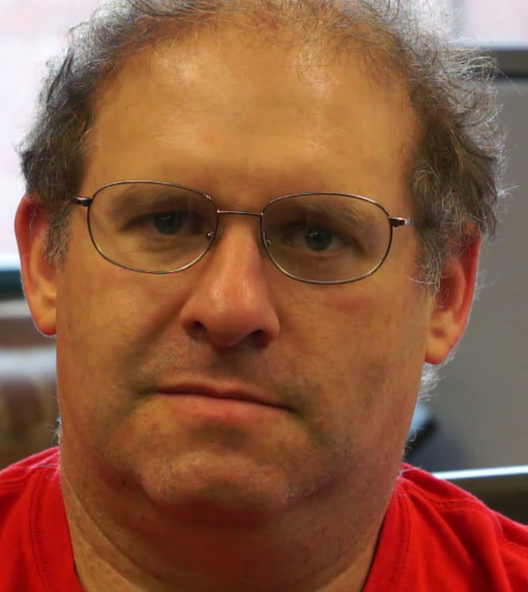
#> input picture frame 30 of color_mag/face.mp4, 528 x 592 px
$ jupyter execute color_mag_wIIR_filt.ipynb   (shell and % lines are left out)   (older library calls are emulated)
#> lines starting #> are read from the running program, lines starting #| are printed output that depends on the picture
# **Color Magnification**

In this notebook we will learn how to reveal hidden color vairations in a video! This is called color magnfiication.

[cell 1]
import os
from glob import glob
import numpy as np
import cv2
import matplotlib.pyplot as plt

Get video path

Add your datapath here
You get download videos used for this tutorial [here](http://people.csail.mit.edu/mrub/evm/)

[cell 2]
DATA_PATH = r"C:\Users\itber\Documents\learning\self_tutorials\phase_based\videos" # add your data path here

[cell 3]
VIDEO_NAME = "face.mp4"

VIDEO_PATH = os.path.join(DATA_PATH, VIDEO_NAME)

os.path.exists(VIDEO_PATH)

## Set Hyperparameters

[cell 4]
# video magnification factor
ALPHA = 50.0

# Gaussian Pyramid Level of which to apply magnfication?
LEVEL = 4

# Temporal Filter parameters
f_lo = 50/60
f_hi = 60/60

# OPTIONAL: override fs
MANUAL_FS = None
VIDEO_FS = None

# video frame scale factor
SCALE_FACTOR = 1.0

### Colorspace Functions

[cell 5]
## Color spaces
def rgb2yiq(rgb):
    """ Converts an RGB image to YIQ using FCC NTSC format.
        This is a numpy version of the colorsys implementation
        https://github.com/python/cpython/blob/main/Lib/colorsys.py
        Inputs:
            rgb - (N,M,3) rgb image
        Outputs
            yiq - (N,M,3) YIQ image
        """
    # compute Luma Channel
    y = rgb @ np.array([[0.30], [0.59], [0.11]])

    # subtract y channel from red and blue channels
    rby = rgb[:, :, (0,2)] - y

    i = np.sum(rby * np.array([[[0.74, -0.27]]]), axis=-1)
    q = np.sum(rby * np.array([[[0.48, 0.41]]]), axis=-1)

    yiq = np.dstack((y.squeeze(), i, q))

    return yiq


def bgr2yiq(bgr):
    """ Coverts a BGR image to float32 YIQ """
    # get normalized YIQ frame
    rgb = np.float32(cv2.cvtColor(bgr, cv2.COLOR_BGR2RGB))
    yiq = rgb2yiq(rgb)

    return yiq


def yiq2rgb(yiq):
    """ Converts a YIQ image to RGB.
        Inputs:
            yiq - (N,M,3) YIQ image
        Outputs:
            rgb - (N,M,3) rgb image
        """
    r = yiq @ np.array([1.0, 0.9468822170900693, 0.6235565819861433])
    g = yiq @ np.array([1.0, -0.27478764629897834, -0.6356910791873801])
    b = yiq @ np.array([1.0, -1.1085450346420322, 1.7090069284064666])
    rgb = np.clip(np.dstack((r, g, b)), 0, 1)
    return rgb


inv_colorspace = lambda x: cv2.normalize(
    yiq2rgb(x), None, 0, 255, cv2.NORM_MINMAX, cv2.CV_8UC3)

#### Get Video Frames

[cell 6]
frames = [] # frames for processing
cap = cv2.VideoCapture(VIDEO_PATH)

# video sampling rate
fs = cap.get(cv2.CAP_PROP_FPS)

idx = 0

while(cap.isOpened()):
    ret, frame = cap.read()
#> frame is the input picture: shape (592, 528, 3); mean B, G, R 62.8, 88.7, 140.4
    # if frame is read correctly ret is True
    if not ret:
        break

    if idx == 0:
        og_h, og_w, _ = frame.shape
#> og_h = 592; og_w = 528
        w = int(og_w*SCALE_FACTOR)
#> w = 528
        h = int(og_h*SCALE_FACTOR)
#> h = 592

    # convert normalized uint8 BGR to the desired color space
    # frame = cv2.cvtColor(frame, cv2.COLOR_BGR2RGB)
    frame = bgr2yiq(np.float32(frame/255))
#> in rgb2yiq, `y = rgb @ np.array([[0.30], [0.59], [0.11]])`:
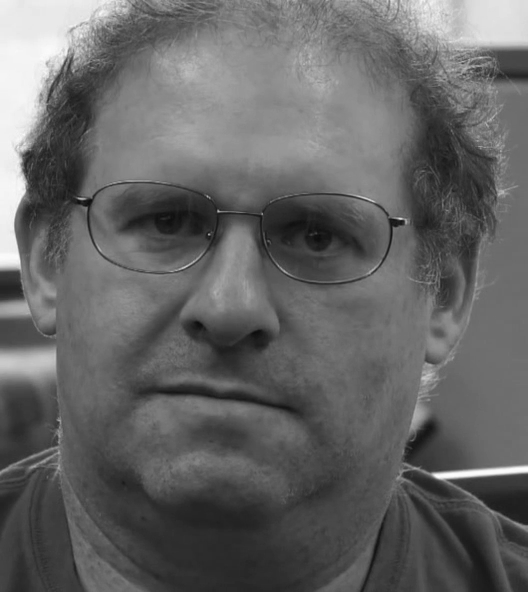
#> y: shape (592, 528, 1) float64; min 0.0458, max 0.996, mean 0.398
#> in rgb2yiq, `i = np.sum(rby * np.array([[[0.74, -0.27]]]), axis=-1)`:
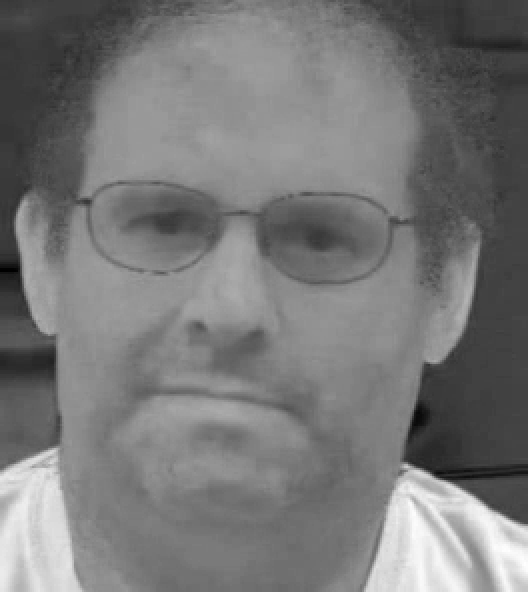
#> i: shape (592, 528) float64; min -0.14, max 0.482, mean 0.154; drawn with min black and max white
#> in rgb2yiq, `q = np.sum(rby * np.array([[[0.48, 0.41]]]), axis=-1)`:
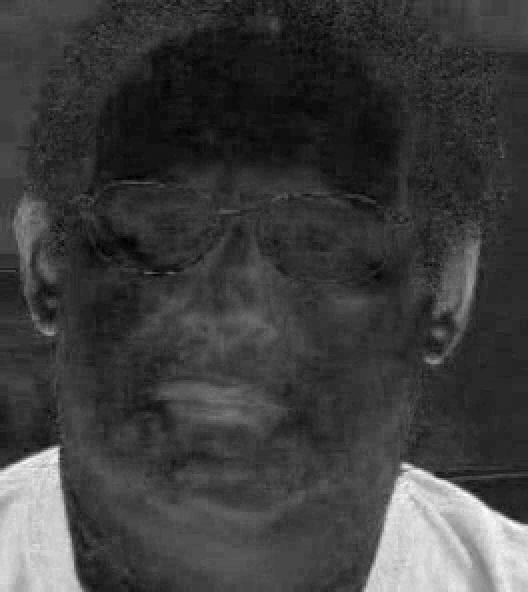
#> q: shape (592, 528) float64; min -0.0435, max 0.182, mean 0.0116; drawn with min black and max white
#> in rgb2yiq, `yiq = np.dstack((y.squeeze(), i, q))`:
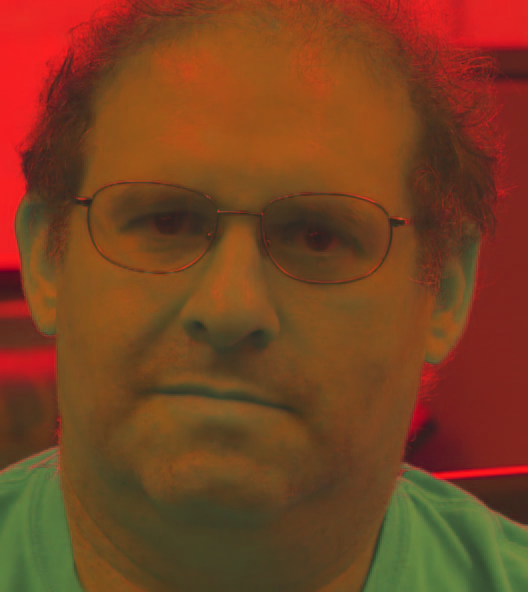
#> yiq: shape (592, 528, 3) float64; mean R, G, B 0.398, 0.154, 0.0116; drawn with min black and max white

    # append resized frame
    frames.append(cv2.resize(frame, (w, h)))

    idx += 1


cap.release()
cv2.destroyAllWindows()
del cap

$ run again, starting later in the video
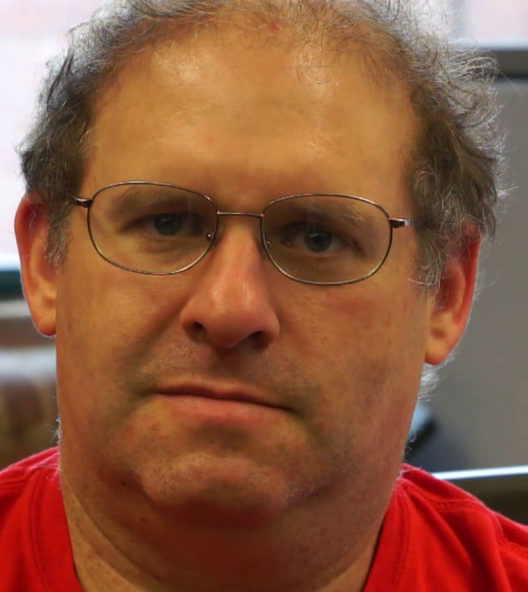
#> input picture frame 135 of color_mag/face.mp4, 528 x 592 px
#> frame is the input picture: shape (592, 528, 3); mean B, G, R 63.1, 88.5, 140.6
#> in rgb2yiq, `q = np.sum(rby * np.array([[[0.48, 0.41]]]), axis=-1)`:
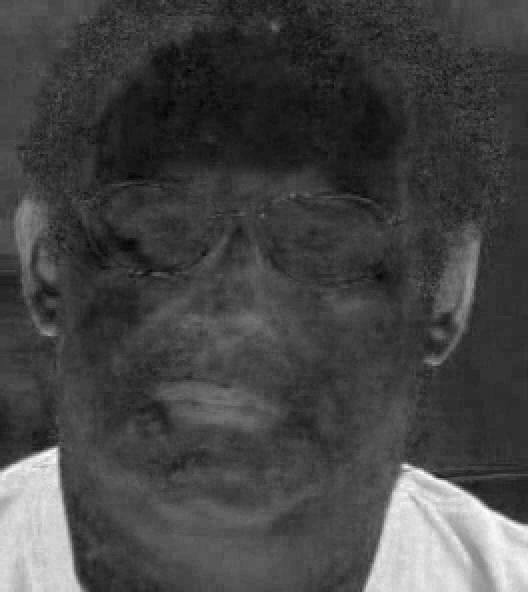
#> q: shape (592, 528) float64; min -0.049, max 0.177, mean 0.0124; drawn with min black and max white

$ run again, starting later in the video
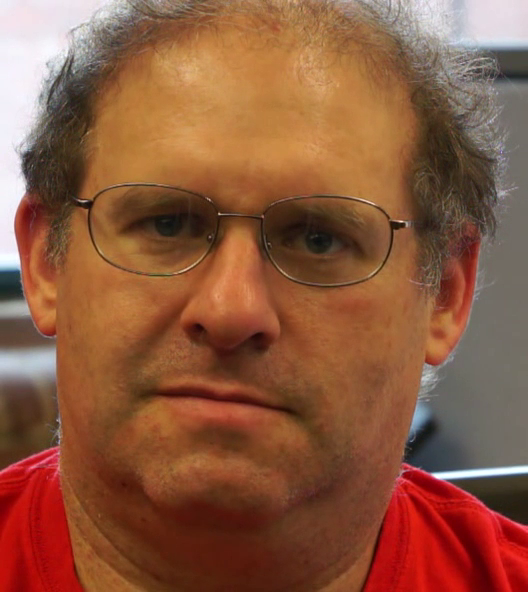
#> input picture frame 240 of color_mag/face.mp4, 528 x 592 px
#> frame is the input picture: shape (592, 528, 3); mean B, G, R 63, 88.8, 140.3
#> in rgb2yiq, `q = np.sum(rby * np.array([[[0.48, 0.41]]]), axis=-1)`:
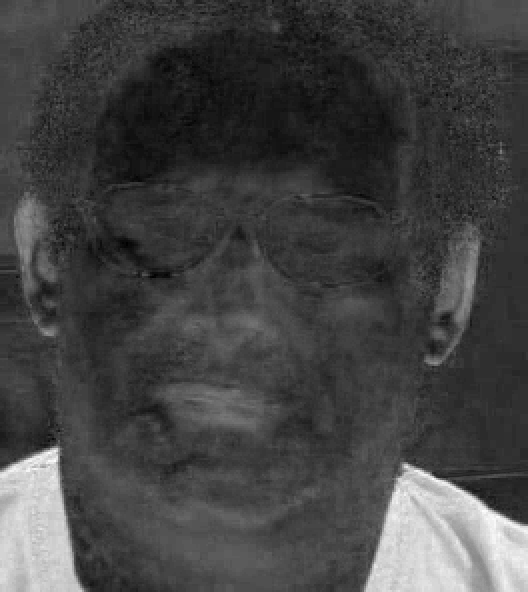
#> q: shape (592, 528) float64; min -0.049, max 0.179, mean 0.0116; drawn with min black and max white
#> in rgb2yiq, `yiq = np.dstack((y.squeeze(), i, q))`:
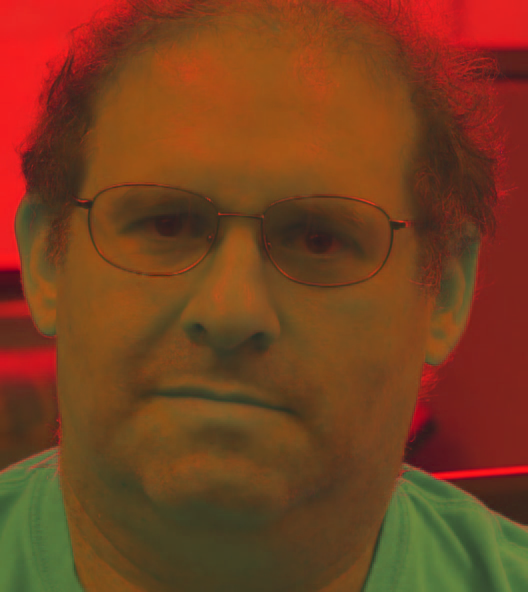
#> yiq: shape (592, 528, 3) float64; mean R, G, B 0.398, 0.154, 0.0116; drawn with min black and max white
